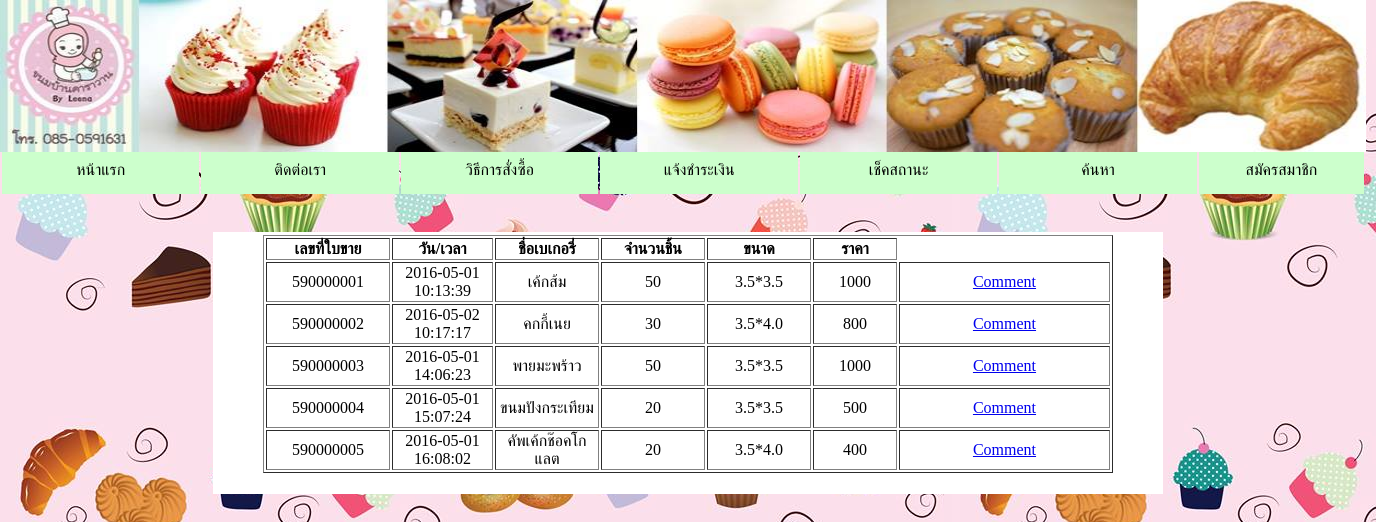
/comment/comment_from.php, run on the app's committed database.
### tables this page shows
CREATE TABLE `preorder_detail` (
  `id_order` int(9) NOT NULL AUTO_INCREMENT,
  `orderno` int(9) NOT NULL,
  `id_bakery` int(5) NOT NULL,
  `id_sp` int(5) NOT NULL,
  `id_type` int(5) NOT NULL,
  `amount` int(4) NOT NULL,
  `size` varchar(20) NOT NULL,
  `price` double NOT NULL,
  PRIMARY KEY (`id_order`,`orderno`,`id_bakery`,`id_sp`,`id_type`),
  KEY `orderno` (`orderno`),
  KEY `id_bakery` (`id_bakery`),
  KEY `id_sp` (`id_sp`),
  KEY `id_type` (`id_type`),
  CONSTRAINT `preorder_detail_ibfk_1` FOREIGN KEY (`orderno`) REFERENCES `preorder_bakery` (`orderno`),
  CONSTRAINT `preorder_detail_ibfk_2` FOREIGN KEY (`id_bakery`) REFERENCES `bakery` (`id_bakery`),
  CONSTRAINT `preorder_detail_ibfk_3` FOREIGN KEY (`id_sp`) REFERENCES `bakery` (`id_sp`),
  CONSTRAINT `preorder_detail_ibfk_4` FOREIGN KEY (`id_type`) REFERENCES `bakery` (`id_type`)
);

CREATE TABLE `preorder_bakery` (
  `orderno` int(9) NOT NULL AUTO_INCREMENT,
  `datetime_pre` datetime NOT NULL,
  `total` double NOT NULL,
  `amount_piece` double NOT NULL,
  `deliver_price` double NOT NULL DEFAULT '100',
  `pct` varchar(3) DEFAULT '0',
  `status_cancel` char(1) NOT NULL,
  `id_mem` int(7) NOT NULL,
  `id_pro` int(5) NOT NULL,
  `id_rate` int(5) NOT NULL,
  PRIMARY KEY (`orderno`),
  KEY `id_mem` (`id_mem`),
  KEY `id_pro` (`id_pro`),
  KEY `id_rate` (`id_rate`),
  CONSTRAINT `preorder_bakery_ibfk_1` FOREIGN KEY (`id_mem`) REFERENCES `member` (`id_mem`),
  CONSTRAINT `preorder_bakery_ibfk_2` FOREIGN KEY (`id_pro`) REFERENCES `promotion` (`id_pro`),
  CONSTRAINT `preorder_bakery_ibfk_3` FOREIGN KEY (`id_rate`) REFERENCES `deliver_rate` (`id_rate`)
);

CREATE TABLE `bakery` (
  `id_bakery` int(5) NOT NULL AUTO_INCREMENT,
  `id_sp` int(5) NOT NULL,
  `id_type` int(5) NOT NULL,
  `name_bakery` varchar(20) NOT NULL,
  `photo` varchar(255) NOT NULL,
  `status_bakery` char(1) NOT NULL,
  PRIMARY KEY (`id_bakery`,`id_sp`,`id_type`),
  KEY `id_sp` (`id_sp`),
  KEY `id_type` (`id_type`),
  CONSTRAINT `bakery_ibfk_1` FOREIGN KEY (`id_sp`) REFERENCES `size_price` (`id_sp`),
  CONSTRAINT `bakery_ibfk_2` FOREIGN KEY (`id_type`) REFERENCES `bakery_type` (`id_type`)
);

### comment/comment_from.php (the view, shortened to what this page needs)
<html>
    <head>
        <link rel="stylesheet" href="css.css">
    </head>
    <body>
        <img class="logo-head" src="../image/1.jpg">
        <form action="comment.php" method="post">
            <table class="menu-head">
                <tr align="center" valign="middle" bgcolor="#CCFFCC">
                    <td width="120" align="center">หน้าแรก</td>
                    <td width="120" align="center">ติดต่อเรา</td>
                    <td width="120" height="20" align="center">วิธีการสั่งซื้อ</td>
                    <td width="120" align="center">แจ้งชำระเงิน</td>
                    <td width="120" align="center">เช็คสถานะ</td>
                    <td width="120" align="center">ค้นหา</td>
                    <td width="100">สมัครสมาชิก</td>
                </tr>
            </table>
            <table width="950" align="center" bgcolor="#FFFFFF">
                <tr>
                    <td>
                        <table width="850" border="1" align="center">
                            <tr>
                                <th width="120" align="center">เลขที่ใบขาย</th>
                                <th width="97" align="center">วัน/เวลา</th>
                                <th width="100" align="center">ชื่อเบเกอรี่</th>
                                <th width="100" align="center">จำนวนชิ้น</th>
                                <th width="100" align="center">ขนาด</th>
                                <th width="80" align="center">ราคา</th>
                            </tr>
                            <?php
                            include 'connect.php';
                            $sql = "SELECT * FROM preorder_detail, preorder_bakery, bakery WHERE preorder_detail.orderno=preorder_bakery.orderno AND preorder_detail.id_bakery=bakery.id_bakery";
                            $query = mysqli_query($conn, $sql) or die($sql);
                            while ($proResult = mysqli_fetch_array($query)) {
                                echo "<tr>";
                                echo "<td align='center'>" . $proResult['orderno'] . "</td>";
                                echo "<td align='center'>" . $proResult['datetime_pre'] . "</td>";
                                echo "<td align='center'>" . $proResult['name_bakery'] . "</td>";
                                echo "<td align='center'>" . $proResult['amount'] . "</td>";
                                echo "<td align='center'>" . $proResult['size'] . "</td>";
                                echo "<td align='center'>" . $proResult['total'] . "</td>";
                                echo"<td><center><a href ='comment.php?orderno=$proResult[orderno]'>Comment </a></center></td>";
                            }
                            ?>
                        </table><br></td></tr><br><br>
            </table><br>
        </form>
    </body>
</html>

### comment/css.css (style rules this page uses)
.logo-head { position: static; margin-top: -8px; margin-left: -8px; height: 152px; width: 1366px; }
.menu-head { position: static; margin-top: -8px; margin-left: -8px; height: 52px; width: 1366px; }
body { background-image: url('../image/bg.jpg'); }

### data on the page
preorder_detail: orderno.orderno "590000001", orderno.datetime_pre "2016-05-01 10:13:39", bakery.name_bakery "เค้กส้ม", amount "50", size "3.5*3.5", orderno.total "1000"
preorder_detail: orderno.orderno "590000002", orderno.datetime_pre "2016-05-02 10:17:17", bakery.name_bakery "คกกี้เนย", amount "30", size "3.5*4.0", orderno.total "800"
preorder_detail: orderno.orderno "590000003", orderno.datetime_pre "2016-05-01 14:06:23", bakery.name_bakery "พายมะพร้าว", amount "50", size "3.5*3.5", orderno.total "1000"
preorder_detail: orderno.orderno "590000004", orderno.datetime_pre "2016-05-01 15:07:24", bakery.name_bakery "ขนมปังกระเทียม", amount "20", size "3.5*3.5", orderno.total "500"
preorder_detail: orderno.orderno "590000005", orderno.datetime_pre "2016-05-01 16:08:02", bakery.name_bakery "คัพเค้กช๊อคโกแลต", amount "20", size "3.5*4.0", orderno.total "400"
